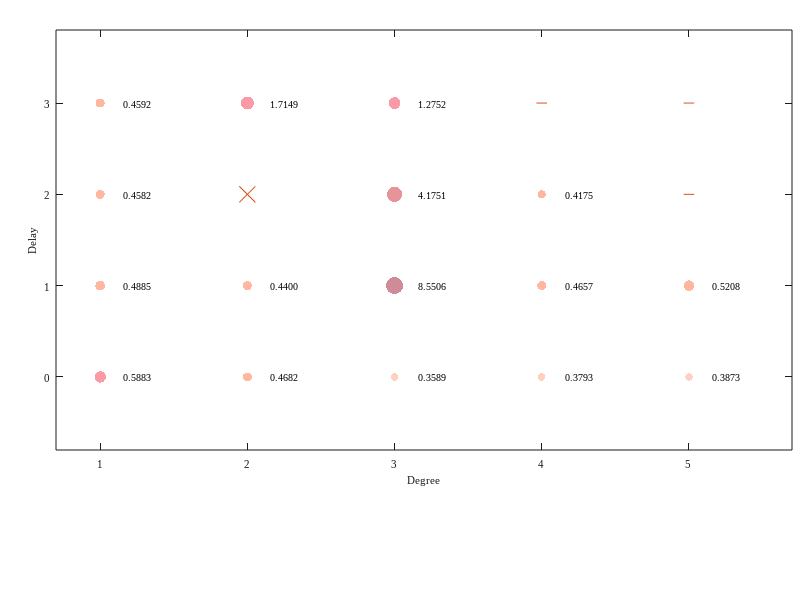

The MATLAB source for this figure:
yy = [0, 0, 0, 0, 0, 1, 1, 1, 1, 1, 2, 2, 2, 3, 3, 3];
xx = [1, 2, 3, 4, 5, 1, 2, 3, 4, 5, 1, 3, 4, 1, 2, 3];
sz = [0.45, 0.3, 0.2, 0.2, 0.2, 0.35, 0.3, 1, 0.3, 0.4, 0.3, 0.8, 0.25, 0.3, 0.6, 0.5];
ssz = [0.5883, 0.4682, 0.3589, 0.3793, 0.3873, 0.4885, 0.4400, 8.5506, 0.4657, 0.5208,...
    0.4582, 4.1751, 0.4175, 0.4592, 1.7149, 1.2752];
szz = num2str(ssz', '%.4f\n');
sz =  150 * sz;

figureUnits = 'centimeters';
fig = figure;
set(gcf, 'unit', 'centimeters', 'position', [8, 6, 8, 3])
set(gca, 'Fontsize', 8, 'FontName', 'Times New Roman', 'position', [0.07, 0.25, 0.92, 0.7]);
hold on

map = [255 186 163
       255 154 118
       249 109 128
       220 100 110
       187  89 107]/255;
colormap(map);

scatter(xx, yy, sz, sz, 'filled', 'MarkerFaceAlpha',0.7)
hXLabel = xlabel('Degree');
hYLabel = ylabel('Delay');
text(xx + 0.16, yy , cellstr(szz), 'FontSize', 7,'FontName','Times New Roman');

scatter(2, 2, 134, 'x', 'MarkerFaceAlpha', 0.7, 'MarkerEdgeColor', [0.8500 0.3250 0.0980])
scatter(5, 2, 58, '_', 'MarkerFaceAlpha', 0.7, 'MarkerEdgeColor', [0.8500 0.3250 0.0980])
scatter(5, 3, 58, '_', 'MarkerFaceAlpha', 0.7, 'MarkerEdgeColor', [0.8500 0.3250 0.0980])
scatter(4, 3, 58, '_', 'MarkerFaceAlpha', 0.7, 'MarkerEdgeColor', [0.8500 0.3250 0.0980])

set(gca, 'Box', 'on', ...                                        
         'XGrid', 'off', 'YGrid', 'off', ...                     
         'TickDir', 'in', 'TickLength', [.01 .01], ...          
         'XMinorTick', 'off', 'YMinorTick', 'off', ...           
         'XColor', [.1 .1 .1],  'YColor', [.1 .1 .1],...         
         'XTick', 1 : 1 : 5,...                                     
         'XLim', [0.7 5.7],...
         'YTick', 0 : 1 : 3,...
         'YLim', [-0.8 3.8])

set(gca, 'FontName', 'Times New Roman')
set([hXLabel, hYLabel], 'FontName', 'Times New Roman')
set(gca, 'FontSize', 8, 'FontName', 'Times New Roman')
set([hXLabel, hYLabel], 'FontSize', 8, 'FontName', 'Times New Roman')
set(gcf,'Color',[1 1 1])